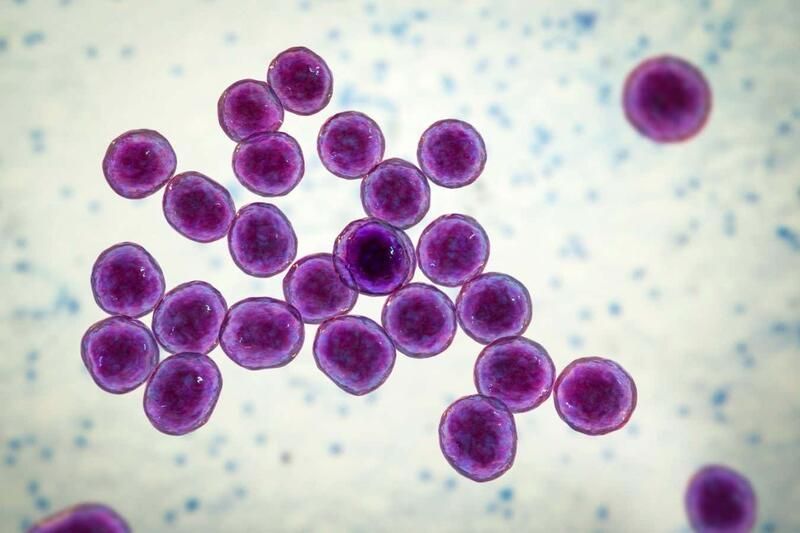
#> input picture task2/assets/bacteria.jpg, 800 x 533 px, found by its file name
$ jupyter execute week2_task3.ipynb
#> lines starting #> are read from the running program, lines starting #| are printed output that depends on the picture; after the words box and inside, x2 and y2 are one past the last pixel; in counts of white or black regions, pixels touching at a corner belong together
# Count bacteria

bonus:
- find a way to calculate the kernel size automatically (based on overlaps or cell sizes for example)
- reconstruct cells by dilation after counting them

[cell 1]
import cv2
import numpy as np
import matplotlib.pyplot as plt

[cell 2]
# Load image (grayscale)
img = cv2.imread(r'C:\Users\Nafis Rayaneh\OneDrive\Desktop\TeckStack\techstack2025-ai\week2\assets\bacteria.jpg', cv2.IMREAD_GRAYSCALE)
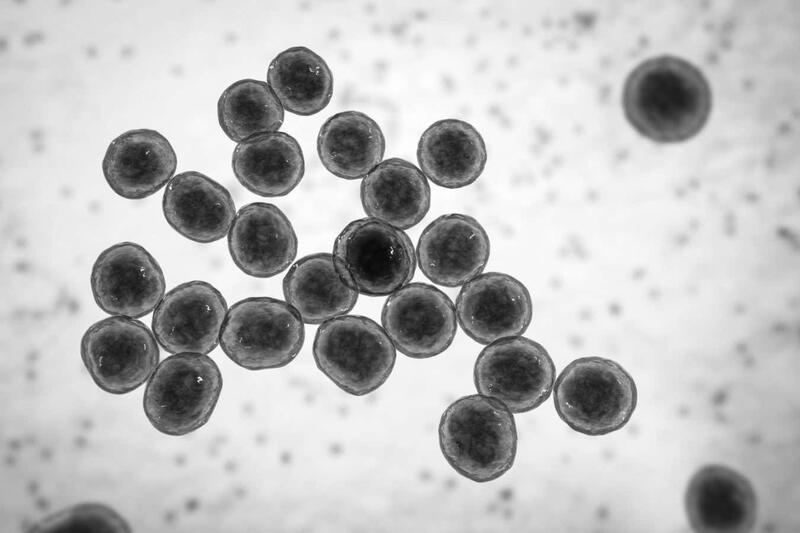
#> img: shape (533, 800); min 1, max 255, mean 188
assert img is not None, "Image not found"

# Otsu thresholding
# For black and white image:
_, binary = cv2.threshold(img, 0, 255, cv2.THRESH_BINARY + cv2.THRESH_OTSU)
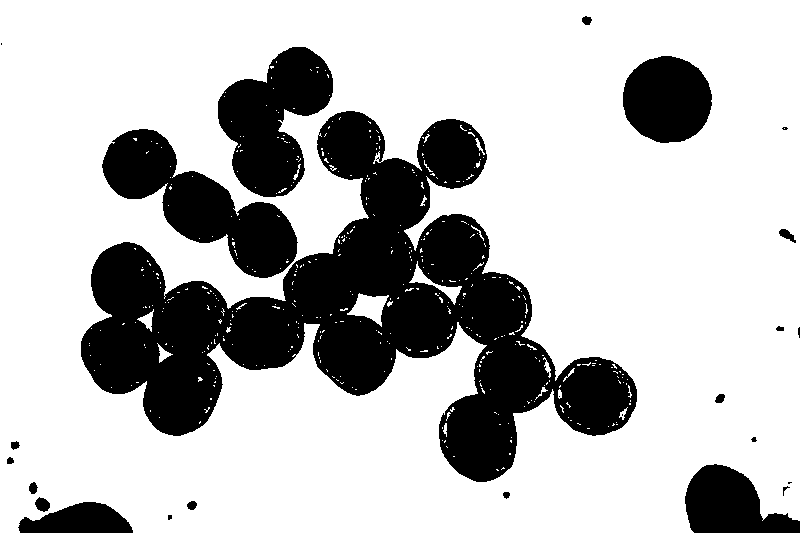
#> binary: shape (533, 800); 73.9% white; 25 black regions (7 under 20 px), largest, box (x1, y1, x2, y2) and area: (81, 111, 637, 482) 74798, (102, 129, 298, 278) 11906, (218, 47, 333, 197) 10188
# Flip the colors (for morphology)
binary = cv2.bitwise_not(binary)

# TODO: Erosion to remove small noise
kernel_size=(18, 18)
kernel = cv2.getStructuringElement(cv2.MORPH_RECT, kernel_size)
eroded = cv2.erode(binary, kernel, iterations=2)
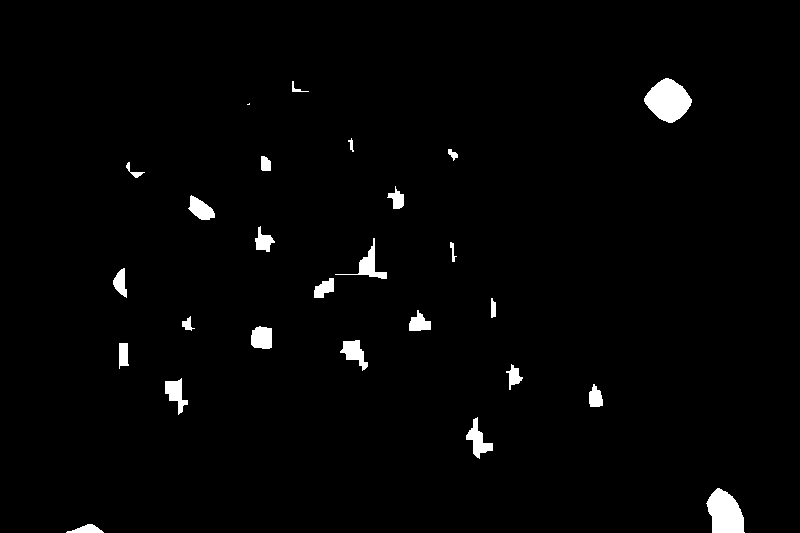
#> eroded: shape (533, 800); 1.9% white; 26 white regions (1 under 20 px), largest, box (x1, y1, x2, y2) and area: (644, 78, 692, 123) 1421, (706, 488, 745, 533) 1248, (335, 238, 387, 279) 468

# TODO: Connected component analysis
num_labels, labels, stats, centroids = cv2.connectedComponentsWithStats(eroded, connectivity=8)
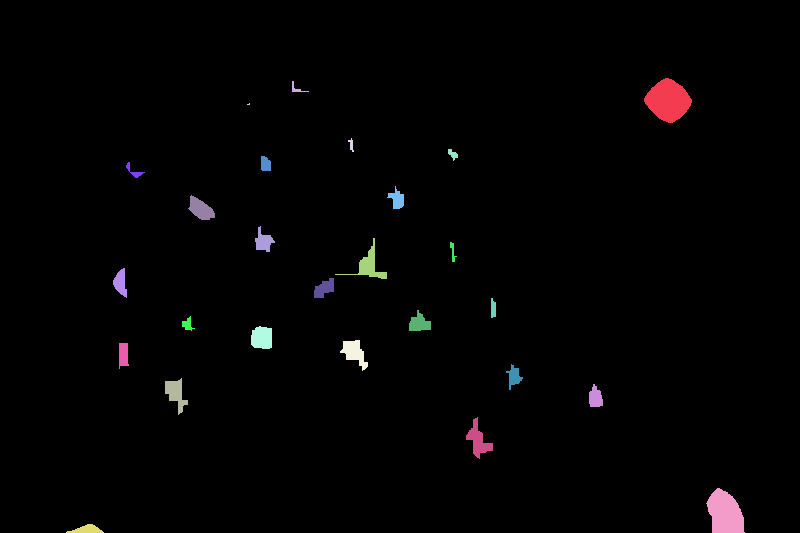
#> labels: shape (533, 800) int32; 27 distinct labels, from 0 to 26; one colour per label, 0 black
#> num_labels = 27; stats = 27 rows, first 6: [0, 0, 800, 533, 418423], [644, 78, 48, 45, 1421], [292, 81, 17, 11, 52], [247, 103, 3, 2, 4], [348, 138, 6, 14, 40], [448, 149, 10, 12, 63]; centroids = 27 pairs, first value 86.49 to 724.7, second value 88.42 to 529.2

# TODO: print the number of components (excluding background)
print("Number of components (excluding background): ", num_labels-1)
#| Number of components (excluding background):  26

# TODO: Draw results (Boxes)

# Convert the eroded binary image to BGR so we can draw colored rectangles on it
output = cv2.cvtColor(eroded, cv2.COLOR_GRAY2BGR)
# Loop over each connected component (skip 0 because it's the background)
for i in range(1, num_labels):
    x, y, w, h, area = stats[i]
    # Draw a red rectangle around the component
    cv2.rectangle(output, (x, y), (x+w, y+h), (255, 0, 0), 2)
#> this loop made 26 passes
#> (x, y, w, h, area) on passes 1, 2, 4, 5, 6, 7, 8, 9, 10, 11, 12, 13: (644, 78, 48, 45, 1421), (292, 81, 17, 11, 52), (348, 138, 6, 14, 40), (448, 149, 10, 12, 63), (261, 156, 10, 15, 132), (126, 162, 19, 16, 81), (387, 186, 17, 23, 209), (188, 195, 27, 25, 391), (255, 226, 20, 26, 268), (335, 238, 52, 41, 468), (450, 242, 7, 20, 58), (113, 268, 14, 30, 251)
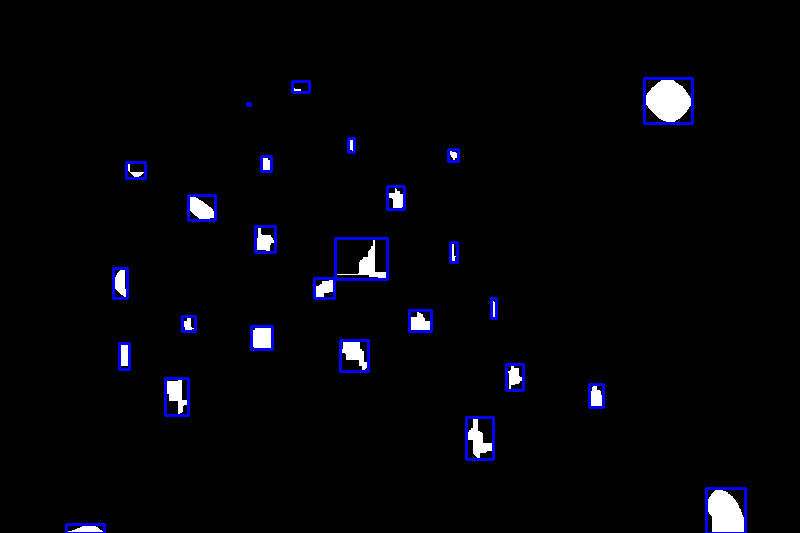
#> output: shape (533, 800, 3); mean B, G, R 8.2, 4.3, 4.3

# BONUS PART
# Estimate kernel size from median cell area

# Extract the areas of all detected connected components (cells)
cell_areas = stats[1:, cv2.CC_STAT_AREA]
#> cell_areas = 26 values, max 1421 at index 0, min 4 at index 2, mean 306.8
median_area = np.median(cell_areas)
#> median_area = 224
# Approximate a representative cell size by taking the square root of the median area
approx_size = int(np.sqrt(median_area))
#> approx_size = 14

kernel_size = (max(3, approx_size//2), max(3, approx_size//2))
#> kernel_size = (7, 7)
kernel = cv2.getStructuringElement(cv2.MORPH_ELLIPSE, kernel_size)

# Reconstruct cells by dilation
dilated = cv2.dilate(eroded, kernel, iterations=9)
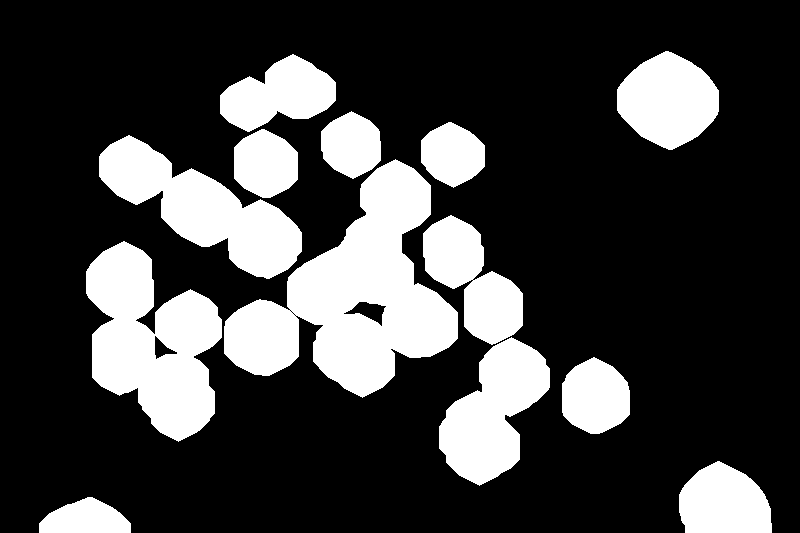
#> dilated: shape (533, 800); 24.6% white; 13 white regions, largest, box (x1, y1, x2, y2) and area: (224, 159, 458, 398) 26159, (86, 241, 222, 442) 16463, (99, 135, 302, 279) 12229

# TODO: Display

plt.figure(figsize=(15, 8))

plt.subplot(2, 3, 1)
plt.imshow(img, cmap='gray')
plt.title('Original')
plt.axis('off')

plt.subplot(2, 3, 2)
plt.imshow(binary, cmap='gray')
plt.title('Binary (Inverted)')
plt.axis('off')

plt.subplot(2, 3, 3)
plt.imshow(eroded, cmap='gray')
plt.title('Eroded')
plt.axis('off')

plt.subplot(2, 3, 4)
plt.imshow(output, cmap='gray')
plt.title('Detected Cells with Bounding Boxes')
plt.axis('off')

plt.subplot(2, 3, 5)
plt.imshow(dilated, cmap='gray')
plt.title('Reconstructed image')
plt.axis('off')

plt.tight_layout()
plt.show()
#> figure, not shown here; B, G, R data is drawn as R, G, B
